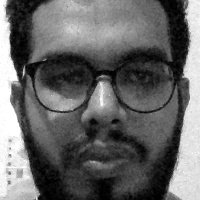
#> input picture face-recognition-opencv/examples/9.jpg, 200 x 200 px, given in place of the camera
$ python create_face_images.py --path examples
#> lines starting #> are read from the running program, lines starting #| are printed output that depends on the picture
#python create_face_images.py --path /Users/Desktop/datasets/mydataset/

#import necessary library

import cv2
import numpy as np
import argparse


#load haar face classifier
face_classifier = cv2.CascadeClassifier('haarcascade_frontalface_default.xml')

ap = argparse.ArgumentParser()
ap.add_argument("-p", "--path", required=True,
	help="path to save directory")
args = vars(ap.parse_args())

def face_extractor(img):

    #if function detects face and return cropped face
    #if no face detected, if returns the input images

    gray = cv2.cvtColor(img, cv2.COLOR_BGR2GRAY)
    faces = face_classifier.detectMultiScale(gray, 1.3, 5)

    if faces is():
        return None

    #crop all faces found
    for (x,y,w,h) in faces:
        cropped_face = img[y:y+h, x:x+w]

    return cropped_face

#initialize webcam

cap = cv2.VideoCapture(0)


count = 0

while True:

    ret, frame = cap.read()
#> frame is the input picture: shape (200, 200, 3); min 0, max 255, mean 101.9

    if face_extractor(frame) is not None:

#> in face_extractor, `faces = face_classifier.detectMultiScale(gray, 1.3, 5)`: faces = [[17, 13, 171, 171]]
#> the loop in face_extractor, `for (x,y,w,h) in faces:` made 1 pass
#> pass 1, in face_extractor, `cropped_face = img[y:y+h, x:x+w]`:
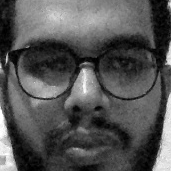
#> cropped_face: shape (171, 171, 3); min 0, max 255, mean 83
        count = count +1
#> count = 1

        face = cv2.resize(face_extractor(frame), (250, 250))
#> the loop in face_extractor (call 2), `for (x,y,w,h) in faces:` made 1 pass
        print(args["path"])

        file_name_path = args.get("path") + str(count) + '.jpg'
#> file_name_path = 'examples1.jpg'

        cv2.imwrite(file_name_path, face)

        # Put count on images and display live count
        cv2.putText(face, str(count), (50, 50), cv2.FONT_HERSHEY_COMPLEX, 1, (0,255,0), 2)
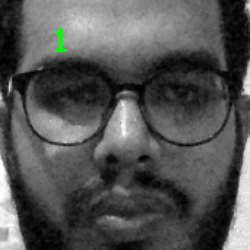
#> face: shape (250, 250, 3); mean B, G, R 82.6, 83.1, 82.6
        cv2.imshow('Face Cropper', face)

    else:
        print("Face not found")
        pass

    if cv2.waitKey(1) == 13 or count == 50:
#> (key Esc is pressed here)
        break

cap.release()
cv2.destroyAllWindows()
print("Collecting Samples Complete")

$ run again, on face-recognition-opencv/examples/mim.jpg
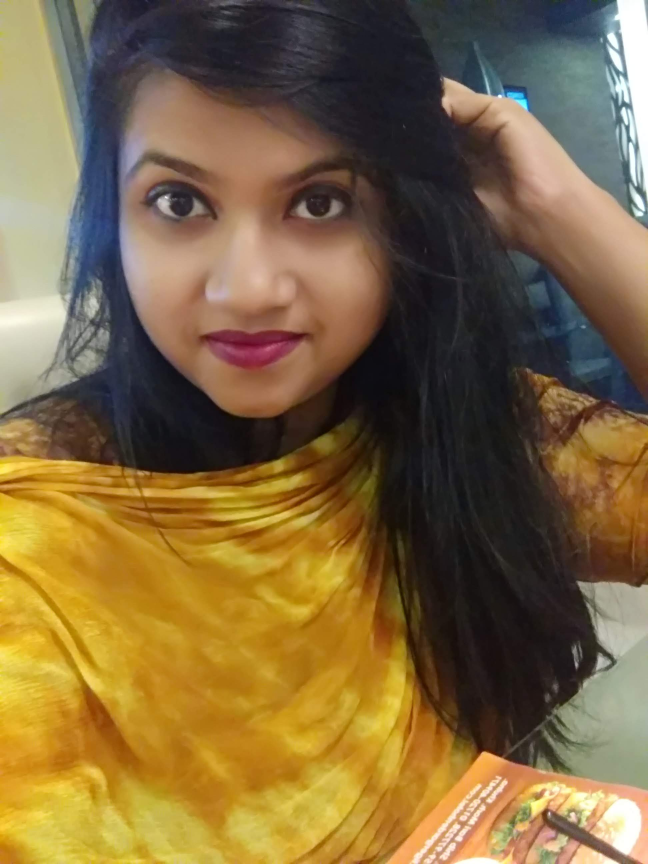
#> input picture face-recognition-opencv/examples/mim.jpg, 1944 x 2592 px, given in place of the camera (shown at 1/3 size)
#> frame is the input picture: shape (2592, 1944, 3); mean B, G, R 64.2, 104, 127.7
#> in face_extractor, `gray = cv2.cvtColor(img, cv2.COLOR_BGR2GRAY)`:
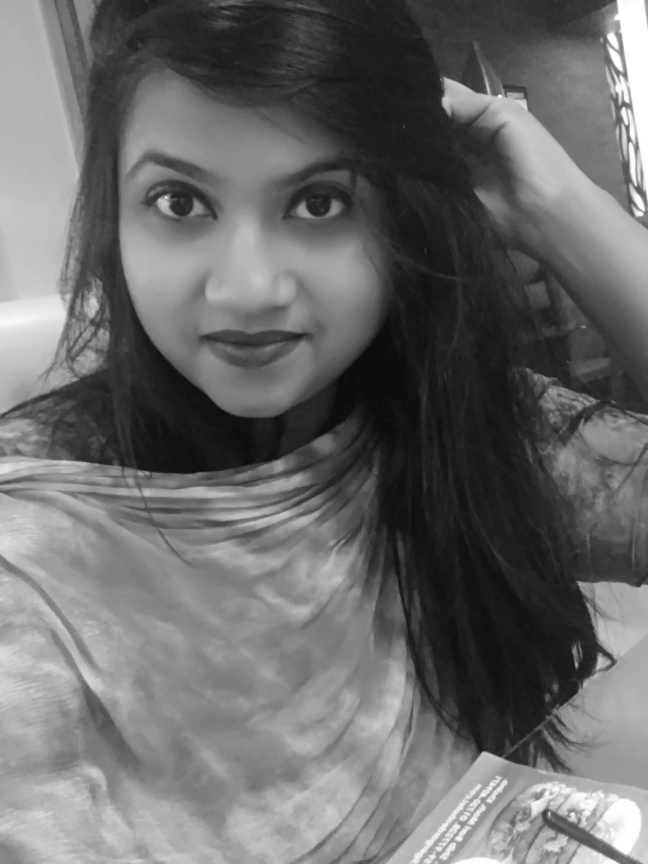
#> gray: shape (2592, 1944) (shown at 1/3 size); min 8, max 255, mean 106.6
#> faces = [[242, 266, 1002, 1002]]
#> the loop in face_extractor, `for (x,y,w,h) in faces:` made 1 pass
#> count = 1
#> the loop in face_extractor (call 2), `for (x,y,w,h) in faces:` made 1 pass
#> file_name_path = 'examples1.jpg'
#> `cv2.putText(face, str(count), (50, 50), cv2.FONT_HERSHEY_COMPLEX, 1, (..`:
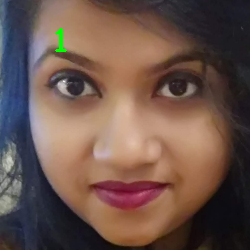
#> face: shape (250, 250, 3); mean B, G, R 75.1, 84.4, 108.4

$ run again, on face-recognition-opencv/examples/mim_test.jpg
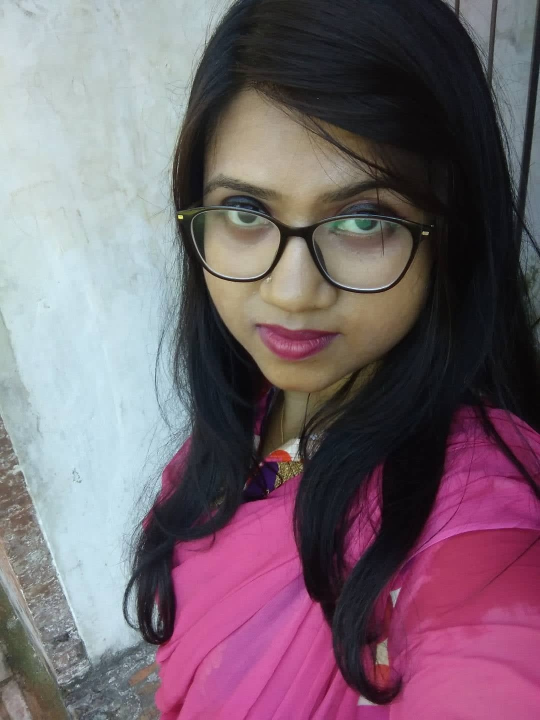
#> input picture face-recognition-opencv/examples/mim_test.jpg, 1080 x 1440 px, given in place of the camera (shown at 1/2 size)
#> frame is the input picture: shape (1440, 1080, 3); mean B, G, R 112.2, 101.7, 119.1
#> in face_extractor, `gray = cv2.cvtColor(img, cv2.COLOR_BGR2GRAY)`:
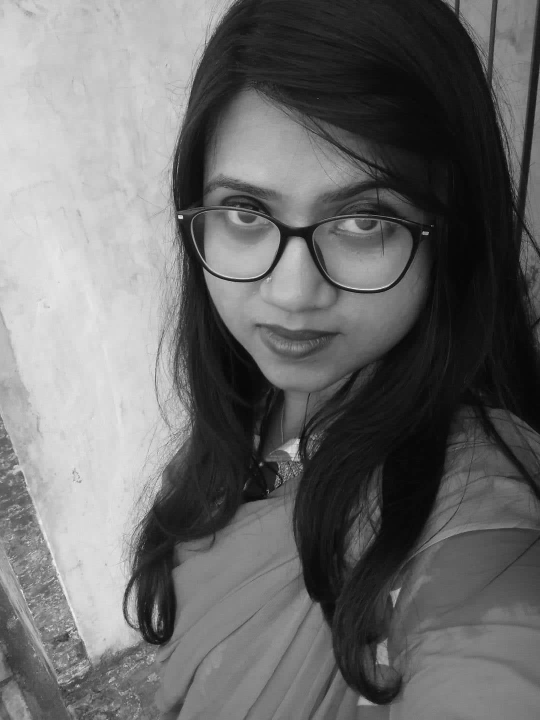
#> gray: shape (1440, 1080) (shown at 1/2 size); min 0, max 254, mean 108.1
#> faces = [[312, 213, 599, 599]]
#> the loop in face_extractor, `for (x,y,w,h) in faces:` made 1 pass
#> count = 1
#> the loop in face_extractor (call 2), `for (x,y,w,h) in faces:` made 1 pass
#> file_name_path = 'examples1.jpg'
#> `cv2.putText(face, str(count), (50, 50), cv2.FONT_HERSHEY_COMPLEX, 1, (..`:
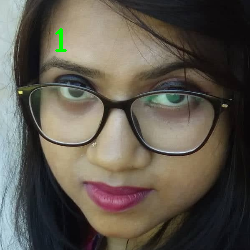
#> face: shape (250, 250, 3); mean B, G, R 78.1, 88.2, 94.3

$ run again, on face-recognition-opencv/examples/test.jpg
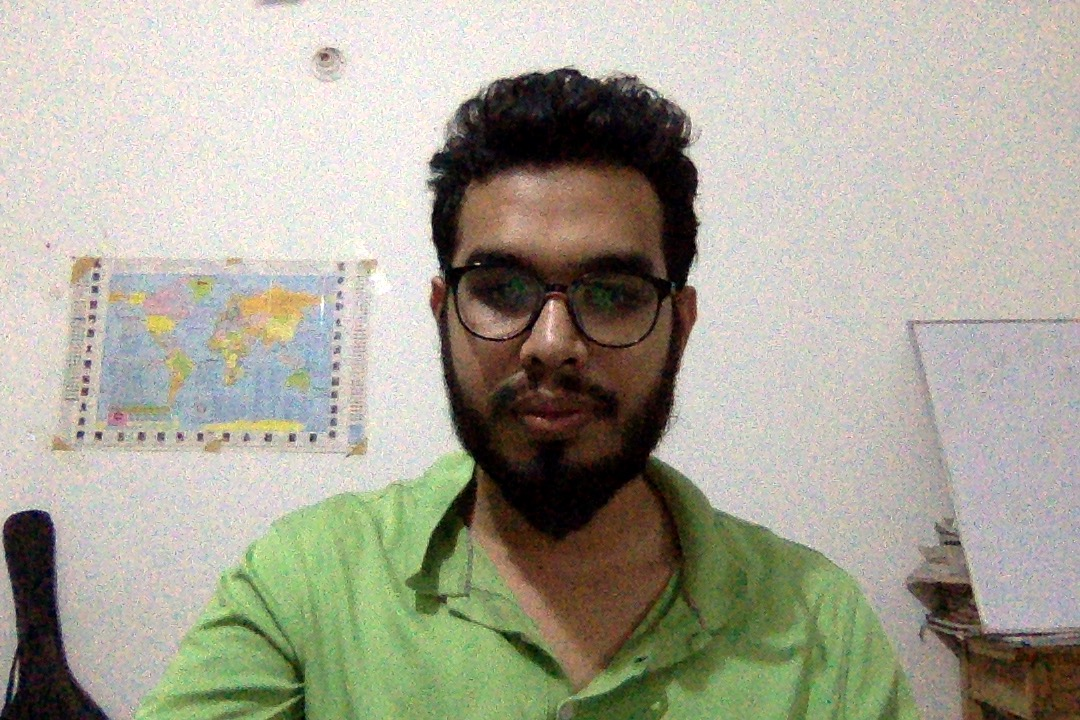
#> input picture face-recognition-opencv/examples/test.jpg, 1080 x 720 px, given in place of the camera
#> frame is the input picture: shape (720, 1080, 3); mean B, G, R 150.8, 165.4, 168.2
#> in face_extractor, `gray = cv2.cvtColor(img, cv2.COLOR_BGR2GRAY)`:
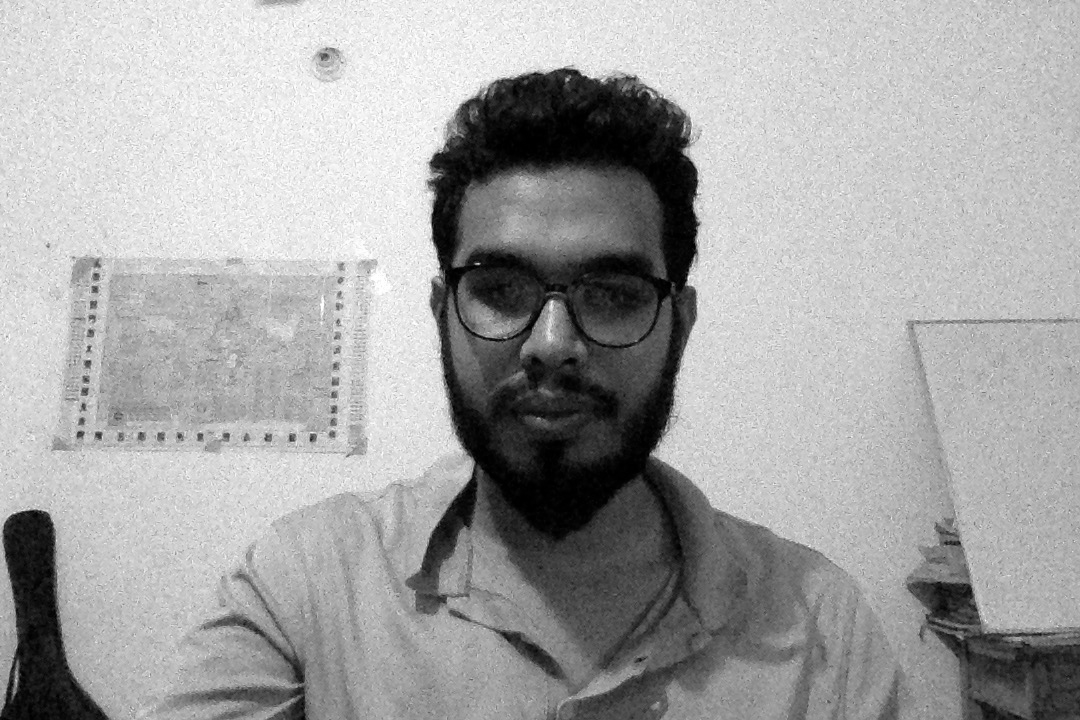
#> gray: shape (720, 1080); min 0, max 255, mean 164.6
#> faces = [[401, 170, 308, 308]]
#> the loop in face_extractor, `for (x,y,w,h) in faces:` made 1 pass
#> count = 1
#> the loop in face_extractor (call 2), `for (x,y,w,h) in faces:` made 1 pass
#> file_name_path = 'examples1.jpg'
#> `cv2.putText(face, str(count), (50, 50), cv2.FONT_HERSHEY_COMPLEX, 1, (..`:
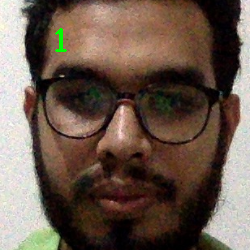
#> face: shape (250, 250, 3); mean B, G, R 77.4, 89.3, 107
